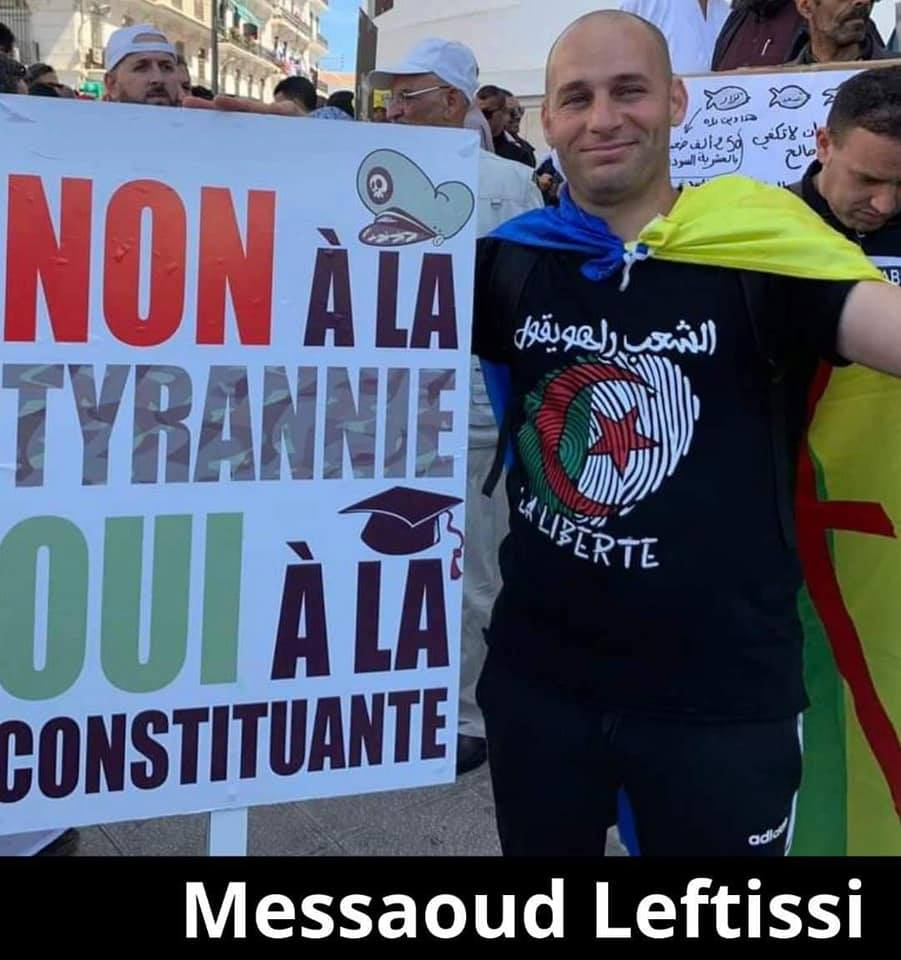
#> input picture images/fullsize/69250612_116508339719306_2802772198534676480_n.jpg, 901 x 960 px; its folder holds 4 pictures in this run
$ jupyter execute Resize.ipynb   (shell and % lines are left out)
#> lines starting #> are read from the running program, lines starting #| are printed output that depends on the picture
### Imports

[cell 1]
import os
from PIL import Image
from matplotlib.pyplot import imshow
import numpy as np

### Crop Batch processing

[cell 2]
dirpath = "./images/fullsize/"

for file in os.listdir(dirpath):
    filename = os.path.abspath(os.path.join(dirpath,file))
    if filename.endswith(".jpg") or filename.endswith(".jpeg"):
        img = Image.open(filename)
#> img is the input picture: PIL image 901x960 RGB; mean R, G, B 86.6, 91.9, 106.7
        cropped = img.crop((0,100,600,600))#img.crop((0,0,500,600))
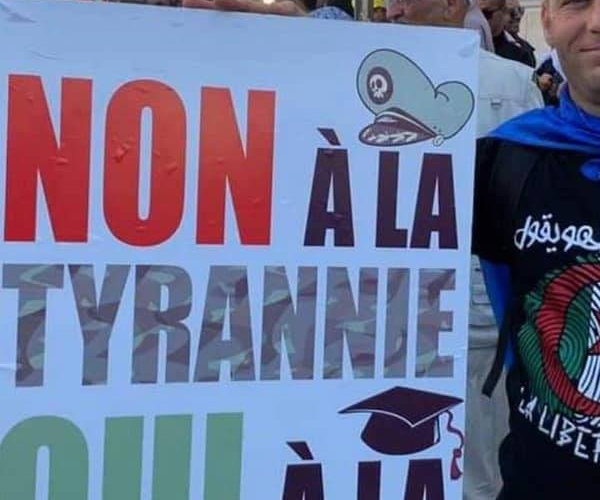
#> cropped: PIL image 600x500 RGB; mean R, G, B 109.6, 114.6, 146
        cropped.save("./images/detenus/%s"%str(file).lower())
#> pass 2 of the loop `for file in os.listdir(dirpath):`:
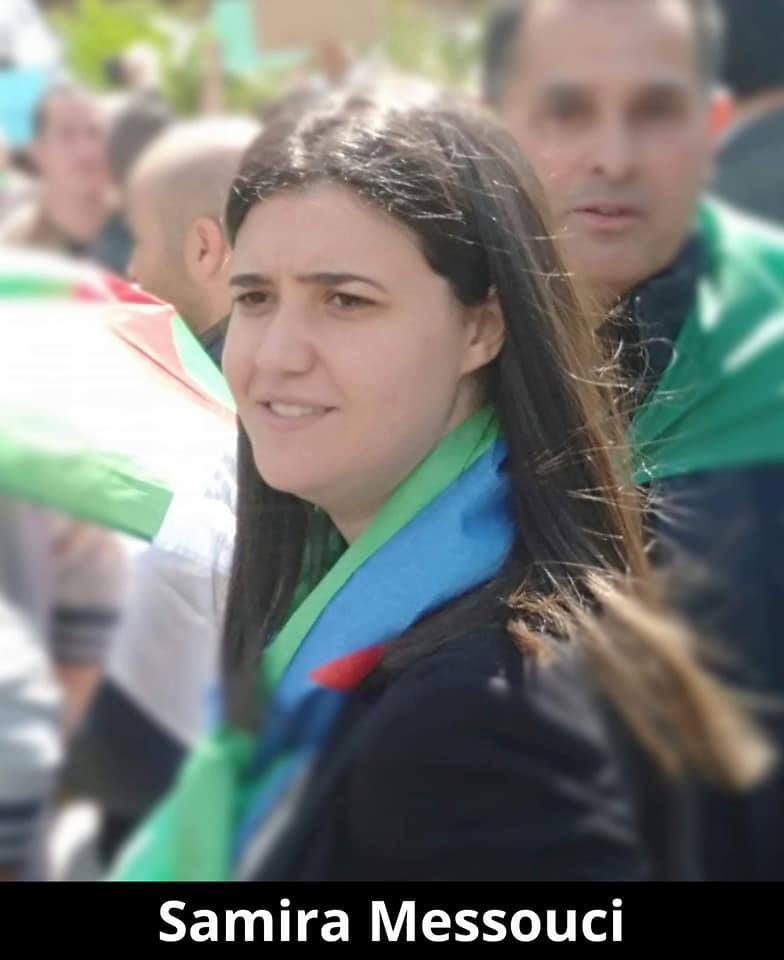
#> input picture images/fullsize/69301813_116507523052721_186304149313290240_n.jpg, 784 x 960 px
#> img is the input picture: PIL image 784x960 RGB; mean R, G, B 117.3, 119.1, 114.6
#> `cropped = img.crop((0,100,600,600))#img.crop((0,0,500,600))`:
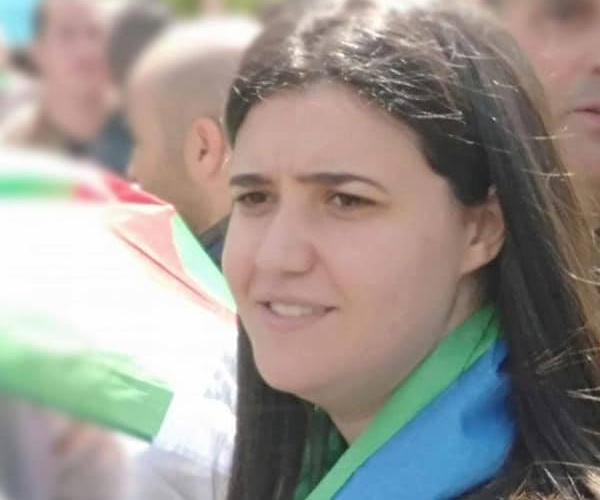
#> cropped: PIL image 600x500 RGB; mean R, G, B 155.3, 148.9, 142.8
#> pass 3 of the loop `for file in os.listdir(dirpath):`:
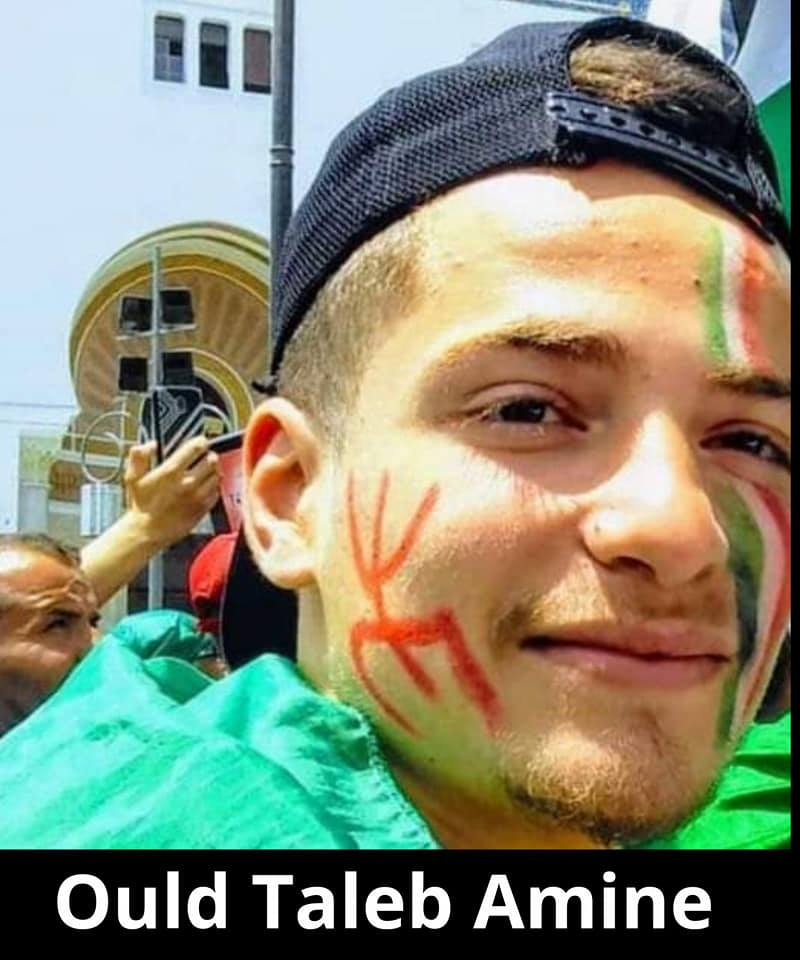
#> input picture images/fullsize/69652305_116507529719387_3714763011546677248_n.jpg, 800 x 960 px
#> img is the input picture: PIL image 800x960 RGB; mean R, G, B 134.8, 138.6, 117.9
#> `cropped = img.crop((0,100,600,600))#img.crop((0,0,500,600))`:
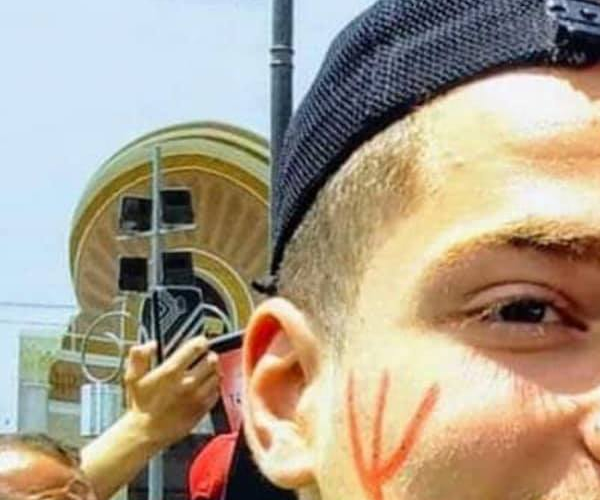
#> cropped: PIL image 600x500 RGB; mean R, G, B 171.1, 157.7, 138.4
#> the loop made 4 passes; the first 3 are shown
